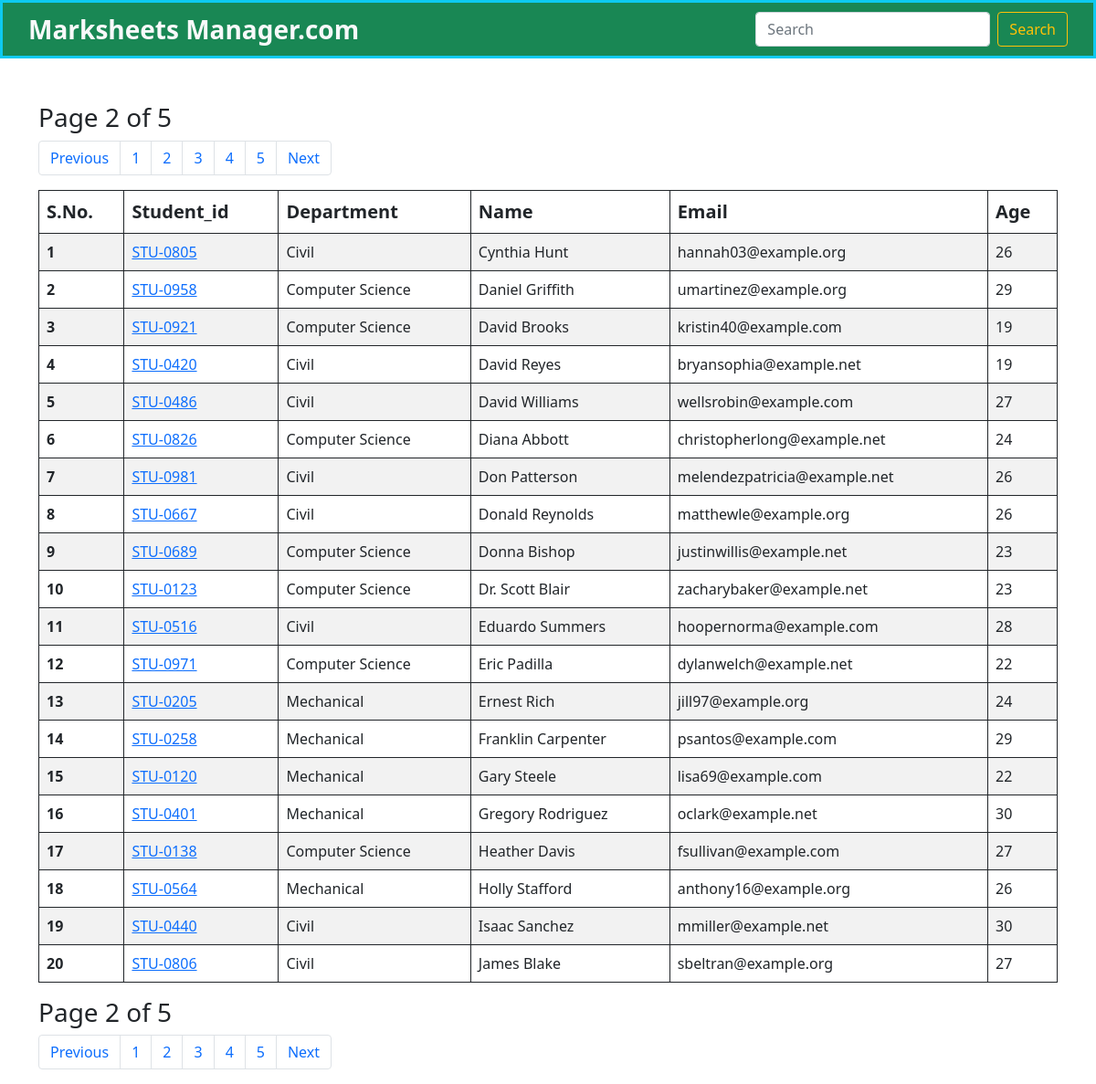
Screenshot of /?page=2 with the database file from the repository.
### ReportCard/models.py (models this page shows, shortened)
class Student(models.Model):
    department = models.ForeignKey(Department,related_name='depart',on_delete=models.CASCADE)
    student_id = models.OneToOneField(StudentId,related_name='studentid',on_delete=models.CASCADE)
    student_name = models.CharField(max_length=100)
    student_email = models.EmailField(unique=True)
    student_age = models.IntegerField(default=18)
    student_address = models.TextField()
    class Meta:
        ordering=['student_name']
        verbose_name = "student"

class StudentId(models.Model):
    student_id = models.CharField(max_length=100)
    def __str__(self):
        return self.student_id

class Department(models.Model):
    department = models.CharField(max_length=100)
    def __str__(self):
        return self.department
    class Meta:
        ordering=['department']

### ReportCard/views.py (the view, shortened to what this page needs)
# urls.py: path('',views.index,name='index'),
def index(request):
    queryset = Student.objects.all()
    if request.method == "GET":
        search = request.GET.get('search')
    paginator = Paginator(queryset, 20)
    page_number = request.GET.get('page')
    final_Data = paginator.get_page(page_number)
    total_page = final_Data.paginator.num_pages
    data={
        'info':final_Data,
        'lastpage':total_page,
        'pagelist':[n+1 for n in range(total_page)]
}
    return render(request,'index.html',data)

### templates/index.html (shortened to what this page needs)
<!DOCTYPE html>
<html lang="en">
  <head>
    <link href="https://cdn.jsdelivr.net/npm/bootstrap@5.0.2/dist/css/bootstrap.min.css" rel="stylesheet" />
  </head>
  <body>
    <nav class="navbar bg-body-tertiary bg-success border border-3 border-info">
      <div class="container-fluid mx-3">
        <b><a class="navbar-brand fs-3 text-light">Marksheets Manager.com</a></b>
        <form class="d-flex" role="search" method="get">
          <input class="form-control me-2" type="search" name="search" placeholder="Search" aria-label="Search" />
          <button class="btn btn-outline-warning" type="submit">Search</button>
        </form>
      </div>
    </nav>
    <div class="container mt-5">
      <h3>Page {{ info.number }} of {{ lastpage }}</h3>
      <nav aria-label="Page navigation example">
        <ul class="pagination">
          {% if info.has_previous %}
            <li class="page-item">
              <a class="page-link" href="/?page={{ info.previous_page_number }}">Previous</a>
            </li>
          {% endif %}
          {% for n in pagelist %}
            <li class="page-item"><a class="page-link" href="/?page={{ n }}">{{ n }}</a></li>
          {% endfor %}
          {% if info.has_next %}
            <li class="page-item">
              <a class="page-link" href="/?page={{ info.next_page_number }}">Next</a>
            </li>
          {% endif %}
        </ul>
      </nav>
      <table class="table table-striped table-hover table-bordered border-dark">
        <thead>
          <tr>
            <th scope="col" class="fs-5">S.No.</th>
            <th scope="col" class="fs-5">Student_id</th>
            <th scope="col" class="fs-5">Department</th>
            <th scope="col" class="fs-5">Name</th>
            <th scope="col" class="fs-5">Email</th>
            <th scope="col" class="fs-5">Age</th>
          </tr>
        </thead>
        <tbody>
          {% for data in info %}
            <tr>
              <th scope="row">{{ forloop.counter }}</th>
              <td><a href="marks/{{ data.student_id }}">{{ data.student_id }}</a></td>
              <td>{{ data.department }}</td>
              <td>{{ data.student_name }}</td>
              <td>{{ data.student_email }}</td>
              <td>{{ data.student_age }}</td>
            </tr>
          {% endfor %}
        </tbody>
      </table>
      <h3>Page {{ info.number }} of {{ lastpage }}</h3>
      <nav aria-label="Page navigation example">
        <ul class="pagination">
          {% if info.has_previous %}
            <li class="page-item">
              <a class="page-link" href="/?page={{ info.previous_page_number }}">Previous</a>
            </li>
          {% endif %}
          {% for n in pagelist %}
            <li class="page-item">
              <a class="page-link" href="/?page={{ n }}">{{ n }}</a>
            </li>
          {% endfor %}
          {% if info.has_next %}
            <li class="page-item">
              <a class="page-link" href="/?page={{ info.next_page_number }}">Next</a>
            </li>
          {% endif %}
        </ul>
      </nav>
    </div>
  </body>
</html>

### rows the page displays
Student: student_id "STU-0805", department "Civil", student_name "Cynthia Hunt", student_email "hannah03@example.org", student_age "26"
Student: student_id "STU-0958", department "Computer Science", student_name "Daniel Griffith", student_email "umartinez@example.org", student_age "29"
Student: student_id "STU-0921", department "Computer Science", student_name "David Brooks", student_email "kristin40@example.com", student_age "19"
Student: student_id "STU-0420", department "Civil", student_name "David Reyes", student_email "bryansophia@example.net", student_age "19"
Student: student_id "STU-0486", department "Civil", student_name "David Williams", student_email "wellsrobin@example.com", student_age "27"
Student: student_id "STU-0826", department "Computer Science", student_name "Diana Abbott", student_email "christopherlong@example.net", student_age "24"
Student: student_id "STU-0981", department "Civil", student_name "Don Patterson", student_email "melendezpatricia@example.net", student_age "26"
Student: student_id "STU-0667", department "Civil", student_name "Donald Reynolds", student_email "matthewle@example.org", student_age "26"
Student: student_id "STU-0689", department "Computer Science", student_name "Donna Bishop", student_email "justinwillis@example.net", student_age "23"
Student: student_id "STU-0123", department "Computer Science", student_name "Dr. Scott Blair", student_email "zacharybaker@example.net", student_age "23"
Student: student_id "STU-0516", department "Civil", student_name "Eduardo Summers", student_email "hoopernorma@example.com", student_age "28"
Student: student_id "STU-0971", department "Computer Science", student_name "Eric Padilla", student_email "dylanwelch@example.net", student_age "22"
Student: student_id "STU-0205", department "Mechanical", student_name "Ernest Rich", student_email "jill97@example.org", student_age "24"
Student: student_id "STU-0258", department "Mechanical", student_name "Franklin Carpenter", student_email "psantos@example.com", student_age "29"
Student: student_id "STU-0120", department "Mechanical", student_name "Gary Steele", student_email "lisa69@example.com", student_age "22"
Student: student_id "STU-0401", department "Mechanical", student_name "Gregory Rodriguez", student_email "oclark@example.net", student_age "30"
Student: student_id "STU-0138", department "Computer Science", student_name "Heather Davis", student_email "fsullivan@example.com", student_age "27"
Student: student_id "STU-0564", department "Mechanical", student_name "Holly Stafford", student_email "anthony16@example.org", student_age "26"
Student: student_id "STU-0440", department "Civil", student_name "Isaac Sanchez", student_email "mmiller@example.net", student_age "30"
Student: student_id "STU-0806", department "Civil", student_name "James Blake", student_email "sbeltran@example.org", student_age "27"

### other values shown
{{ info.number }} "2"
{{ lastpage }} "5"
{{ n }} "1" "2" "3" "4" "5"
